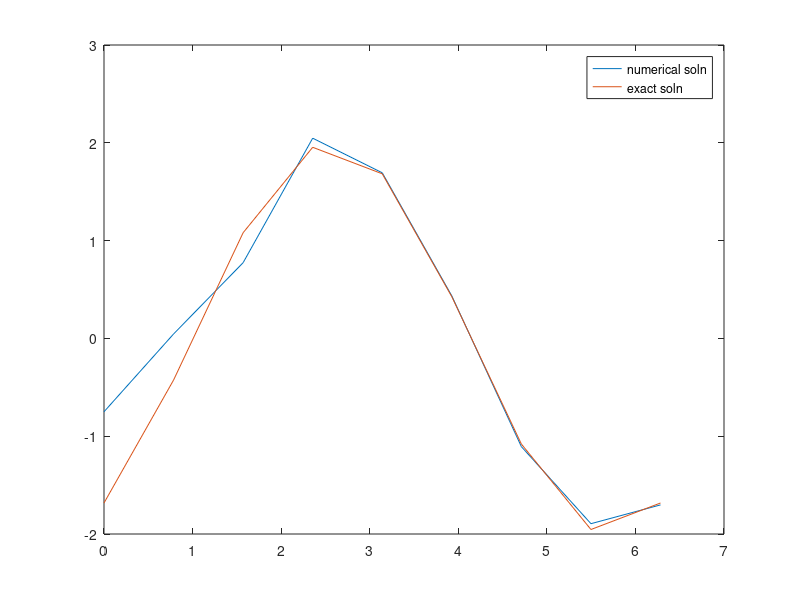

This figure's MATLAB source:
% Method is as follows: manually change the values of h and k such that one
% of them dominates the error term. Then vary the dominant term to measure
% order of convergence. 
% For k, set h=2.*pi.*2^-12, set k=2.^-3, then
% change k to k=2.^-2. We can see that error quadruples, so it follows that
% the scheme is 2nd order accurate in k.
% Set k=2.^-11, h=2.*pi.*2.^(-3), then change h to h=2.*pi.*2.^(-2). The
% error doubles, implying that the scheme is 1st order accurate in h. This
% is surprising considering we expected the scheme to be 4th order.

f=@(x,t) sin(x-t);
exactsoln=@(x,t) sin(x-t)+t.*sin(x-t);

h_norm=@(v,h) sqrt(h.*sum(v.^2));

h  = 2.*pi.*2.^(-3);
k=2.^(-12);
mu=k./h;
t = [0:k:1];
t_len = size(t,2)-1;
x = [0:h:2.*pi];
x_len = size(x,2)-1;

dm = [ones(x_len,1).*(-1)];
d0 = [ones(x_len+1,1).*9];
dp = [ones(x_len,1).*9];
dp2 = [ones(x_len-1,1).*(-1)];
A = diag(d0)+diag(dm,-1)+diag(dp,1)+diag(dp2,2);
A(1,end)=-1;
A(end-1,1)=-1;
A(end,1:2)=[9,-1];
A=A./k;

dm = [ones(x_len,1).*(1)];
d0 = [ones(x_len+1,1).*(-27)];
dp = [ones(x_len,1).*27];
dp2 = [ones(x_len-1,1).*(-1)];
B = diag(d0)+diag(dm,-1)+diag(dp,1)+diag(dp2,2);
B(1,end) = 1;
B(end-1,1) = -1;
B(end,1:2) = [27,-1];
B=B./k;

u0 = sin(x);
u0=u0';

timer = 0;
for i=1:t_len
    AL = 1./16.*A+mu./48.*B;
    BR = 1./16.*A-mu./48.*B;
    fterm = f(x,timer+k)+f(x,timer);
    BR = BR*u0 + (k./32.*A)*(fterm');

    u0 = AL\BR;

    timer = timer + k;
end

figure;
plot(x,u0);
hold on;
exsoln=exactsoln(x,1);
plot(x,exsoln');
legend("numerical soln","exact soln");

error = h_norm(u0-exsoln',h);
disp(error);